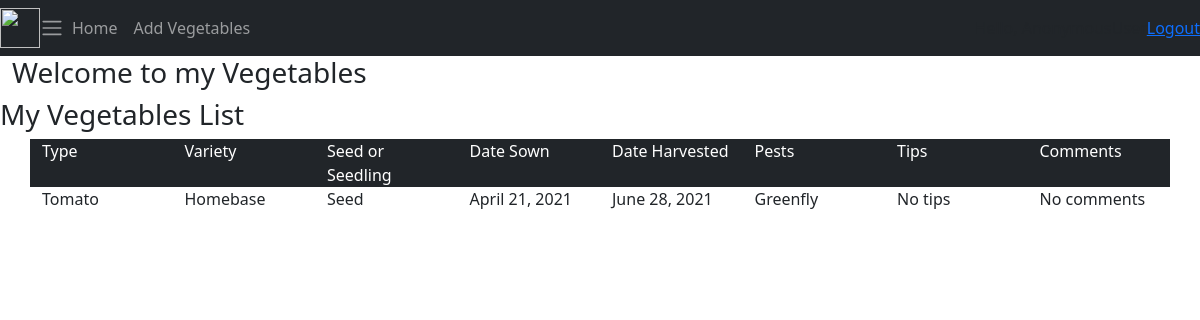
Page /list/4 on the committed database.
### vegetablesApp/models.py (models this page shows, shortened)
class Vegetables(models.Model):
    VEG_TYPE_CHOICES = [
        ('Peas','Peas'),
        ('Broad Beans', 'Broad Beans'),
        ('Runner Beans', 'Runner Beans'),
        ('Radish','Radish'),
        ('Lettuce', 'Lettuce'),
        ('Cabbage', 'Cabbage'),
        ('Tomato', 'Tomato'),
        ('Vegetable','Vegetable')
    ]
    SEED_OR_SEEDLING_CHOICES = [
        ('Seed','Grown from seed'),
        ('Seedling', 'Grown from seedling')
    ]
    type = models.CharField('Type of Vegetable',max_length=30,choices=VEG_TYPE_CHOICES,default='Vegetable')
    variety = models.CharField('Variety of vegetable',null=True, blank=True, max_length=50)
    seed_seedling = models.CharField('Seed or Seedling',choices=SEED_OR_SEEDLING_CHOICES, max_length=8, default='seed')
    sowing_date = models.DateField('Sowing Date',default=date.today())
    harvest_date = models.DateField('Harvesting Date', default=date.today())
    pests = models.CharField('Pests',max_length=50,default='No pests')
    tips = models.TextField('Tips', default='No tips')
    comments = models.TextField('Comments', default='No comments')

### vegetablesApp/views.py (the view)
# urls.py: path('list/<id>', vegetables_list_view, name='list'),
def vegetables_list_view(request, id):
    vegetable = get_object_or_404(Vegetables, id=id)
    context={'vegetable':vegetable}
    return render(request,'vegetablesApp/list_veg.html', context)

### templates/vegetablesApp/list_veg.html
 {%  include 'vegetablesApp/base.html' %}
 {% block content %}
 <h3>My Vegetables List</h3>
 <div class="container">
        <div class="row bg-dark text-white">
            <div class="col l4">
                <div class="card-panel">
                    Type
                </div>
            </div>
            <div class="col l4">
                 <div class="card-panel">
                    Variety
                </div>
            </div>
            <div class="col l4">
                 <div class="card-panel">
                    Seed or Seedling
                </div>
            </div>
            <div class="col l4">
                 <div class="card-panel">
                    Date Sown
                </div>
            </div>
            <div class="col l4">
                 <div class="card-panel">
                    Date Harvested
                </div>
            </div>
            <div class="col l4">
                 <div class="card-panel">
                    Pests
                </div>
            </div>
            <div class="col l4">
                 <div class="card-panel">
                    Tips
                </div>
            </div>
            <div class="col l4">
                 <div class="card-panel">
                    Comments
                </div>
            </div>
        </div>
        <div class="row">
            <div class="col l4">
                <div class="card-panel">
                    {{vegetable.type}}
                </div>
            </div>
            <div class="col l4">
                 <div class="card-panel">
                    {{vegetable.variety}}
                </div>
            </div>
            <div class="col l4">
                 <div class="card-panel">
                    {{vegetable.seed_seedling}}
                </div>
            </div>
            <div class="col l4">
                 <div class="card-panel">
                    {{vegetable.sowing_date}}
                </div>
            </div>
            <div class="col l4">
                 <div class="card-panel">
                    {{vegetable.harvest_date}}
                </div>
            </div>
            <div class="col l4">
                 <div class="card-panel">
                    {{vegetable.pests}}
                </div>
            </div>
            <div class="col l4">
                 <div class="card-panel">
                    {{vegetable.tips}}
                </div>
            </div>
            <div class="col l4">
                 <div class="card-panel">
                    {{vegetable.comments}}
                </div>
            </div>
        </div>
 </div>
 {% endblock %}

### rows in the picture
Vegetables: type "Tomato", variety "Homebase", seed_seedling "Seed", sowing_date "April 21, 2021", harvest_date "June 28, 2021", pests "Greenfly", tips "No tips", comments "No comments"
